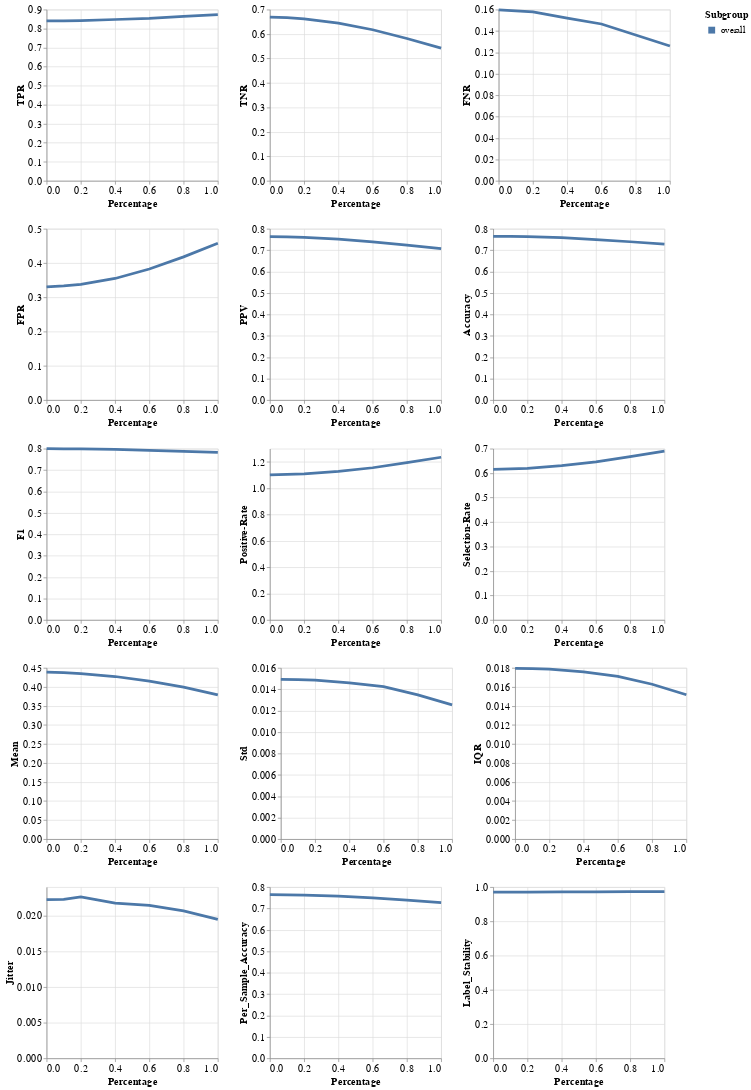

Notebook code cell kept with this figure:
### Code cell
visualizer.create_subgroups_grid_pct_lines_plot(model_name=MODEL_NAMES[1],
                                                target_preprocessing_technique=PREPROCESSING_TECHNIQUES[0],
                                                subgroup_metrics_type='error')

### Figure 1 — Vega-Lite specification as saved in the notebook (floating-point values rounded to 4 significant figures)
{"config": {"view": {"continuousWidth": 400, "continuousHeight": 300}, "axis": {"labelFontSize": 15, "titleFontSize": 15}, "legend": {"labelFontSize": 13, "symbolStrokeWidth": 10, "titleFontSize": 15}}, "vconcat": [{"hconcat": [{"mark": "line", "encoding": {"color": {"field": "Subgroup", "type": "nominal"}, "strokeWidth": {"condition": {"value": 4, "test": "datum.Subgroup == 'overall'"}, "value": 2}, "x": {"field": "Percentage", "type": "quantitative"}, "y": {"field": "Metric_Value", "title": "TPR", "type": "quantitative"}}, "height": 250, "width": 250}, {"data": {"name": "data-9284359a35f2fb48f433fb68daf9fdcd"}, "mark": "line", "encoding": {"color": {"field": "Subgroup", "type": "nominal"}, "strokeWidth": {"condition": {"value": 4, "test": "datum.Subgroup == 'overall'"}, "value": 2}, "x": {"field": "Percentage", "type": "quantitative"}, "y": {"field": "Metric_Value", "title": "TNR", "type": "quantitative"}}, "height": 250, "width": 250}, {"data": {"name": "data-f4c507d8af82b0ff730191eebff96454"}, "mark": "line", "encoding": {"color": {"field": "Subgroup", "type": "nominal"}, "strokeWidth": {"condition": {"value": 4, "test": "datum.Subgroup == 'overall'"}, "value": 2}, "x": {"field": "Percentage", "type": "quantitative"}, "y": {"field": "Metric_Value", "title": "FNR", "type": "quantitative"}}, "height": 250, "width": 250}]}, {"hconcat": [{"mark": "line", "encoding": {"color": {"field": "Subgroup", "type": "nominal"}, "strokeWidth": {"condition": {"value": 4, "test": "datum.Subgroup == 'overall'"}, "value": 2}, "x": {"field": "Percentage", "type": "quantitative"}, "y": {"field": "Metric_Value", "title": "FPR", "type": "quantitative"}}, "height": 250, "width": 250}, {"data": {"name": "data-fb48fd3cb4beb342aa151536b7289b82"}, "mark": "line", "encoding": {"color": {"field": "Subgroup", "type": "nominal"}, "strokeWidth": {"condition": {"value": 4, "test": "datum.Subgroup == 'overall'"}, "value": 2}, "x": {"field": "Percentage", "type": "quantitative"}, "y": {"field": "Metric_Value", "title": "PPV", "type": "quantitative"}}, "height": 250, "width": 250}, {"data": {"name": "data-7bd96ea608a9920a8bdc4df16f1d74ab"}, "mark": "line", "encoding": {"color": {"field": "Subgroup", "type": "nominal"}, "strokeWidth": {"condition": {"value": 4, "test": "datum.Subgroup == 'overall'"}, "value": 2}, "x": {"field": "Percentage", "type": "quantitative"}, "y": {"field": "Metric_Value", "title": "Accuracy", "type": "quantitative"}}, "height": 250, "width": 250}], "data": {"name": "data-3ca8fe50c2be0c9bb64411093f877562"}}, {"hconcat": [{"mark": "line", "encoding": {"color": {"field": "Subgroup", "type": "nominal"}, "strokeWidth": {"condition": {"value": 4, "test": "datum.Subgroup == 'overall'"}, "value": 2}, "x": {"field": "Percentage", "type": "quantitative"}, "y": {"field": "Metric_Value", "title": "F1", "type": "quantitative"}}, "height": 250, "width": 250}, {"data": {"name": "data-94fe5d953c61ba93a29def0c9f76e2ae"}, "mark": "line", "encoding": {"color": {"field": "Subgroup", "type": "nominal"}, "strokeWidth": {"condition": {"value": 4, "test": "datum.Subgroup == 'overall'"}, "value": 2}, "x": {"field": "Percentage", "type": "quantitative"}, "y": {"field": "Metric_Value", "title": "Positive-Rate", "type": "quantitative"}}, "height": 250, "width": 250}, {"data": {"name": "data-96e925b601effafb91ae0b27cb16cec2"}, "mark": "line", "encoding": {"color": {"field": "Subgroup", "type": "nominal"}, "strokeWidth": {"condition": {"value": 4, "test": "datum.Subgroup == 'overall'"}, "value": 2}, "x": {"field": "Percentage", "type": "quantitative"}, "y": {"field": "Metric_Value", "title": "Selection-Rate", "type": "quantitative"}}, "height": 250, "width": 250}], "data": {"name": "data-f3c0d78d38401bcd5a1690fbd53242dc"}}, {"hconcat": [{"mark": "line", "encoding": {"color": {"field": "Subgroup", "type": "nominal"}, "strokeWidth": {"condition": {"value": 4, "test": "datum.Subgroup == 'overall'"}, "value": 2}, "x": {"field": "Percentage", "type": "quantitative"}, "y": {"field": "Metric_Value", "title": "Mean", "type": "quantitative"}}, "height": 250, "width": 250}, {"data": {"name": "data-5a67eb5f24a3039bc64b5b8d9eac2413"}, "mark": "line", "encoding": {"color": {"field": "Subgroup", "type": "nominal"}, "strokeWidth": {"condition": {"value": 4, "test": "datum.Subgroup == 'overall'"}, "value": 2}, "x": {"field": "Percentage", "type": "quantitative"}, "y": {"field": "Metric_Value", "title": "Std", "type": "quantitative"}}, "height": 250, "width": 250}, {"data": {"name": "data-3a933af29b6a929530c17e8b2e44fc81"}, "mark": "line", "encoding": {"color": {"field": "Subgroup", "type": "nominal"}, "strokeWidth": {"condition": {"value": 4, "test": "datum.Subgroup == 'overall'"}, "value": 2}, "x": {"field": "Percentage", "type": "quantitative"}, "y": {"field": "Metric_Value", "title": "IQR", "type": "quantitative"}}, "height": 250, "width": 250}], "data": {"name": "data-aa6864ed627ae46e98cd3e0419e06e76"}}, {"hconcat": [{"mark": "line", "encoding": {"color": {"field": "Subgroup", "type": "nominal"}, "strokeWidth": {"condition": {"value": 4, "test": "datum.Subgroup == 'overall'"}, "value": 2}, "x": {"field": "Percentage", "type": "quantitative"}, "y": {"field": "Metric_Value", "title": "Jitter", "type": "quantitative"}}, "height": 250, "width": 250}, {"data": {"name": "data-9692543e2407f37aaf0e71bfd3e73784"}, "mark": "line", "encoding": {"color": {"field": "Subgroup", "type": "nominal"}, "strokeWidth": {"condition": {"value": 4, "test": "datum.Subgroup == 'overall'"}, "value": 2}, "x": {"field": "Percentage", "type": "quantitative"}, "y": {"field": "Metric_Value", "title": "Per_Sample_Accuracy", "type": "quantitative"}}, "height": 250, "width": 250}, {"data": {"name": "data-51ee66fa3c2eebaf1bad63634cc3caab"}, "mark": "line", "encoding": {"color": {"field": "Subgroup", "type": "nominal"}, "strokeWidth": {"condition": {"value": 4, "test": "datum.Subgroup == 'overall'"}, "value": 2}, "x": {"field": "Percentage", "type": "quantitative"}, "y": {"field": "Metric_Value", "title": "Label_Stability", "type": "quantitative"}}, "height": 250, "width": 250}], "data": {"name": "data-b36fcfe6e6d7673675b1d6a54b42a673"}}], "data": {"name": "data-a9e5804b8322de812fd063f1ec936218"}, "$schema": "https://vega.github.io/schema/vega-lite/v4.17.0.json", "datasets": {"data-a9e5804b8322de812fd063f1ec936218": [{"Model_Name": "LogisticRegression", "Test_Set_Index": 0.0, "Metric": "TPR", "Subgroup": "overall", "Num_Estimators": 10.0, "Metric_Value": 0.8403, "Percentage": 0.0}, {"Model_Name": "LogisticRegression", "Test_Set_Index": 1.0, "Metric": "TPR", "Subgroup": "overall", "Num_Estimators": 10.0, "Metric_Value": 0.8413, "Percentage": 0.1}, {"Model_Name": "LogisticRegression", "Test_Set_Index": 2.0, "Metric": "TPR", "Subgroup": "overall", "Num_Estimators": 10.0, "Metric_Value": 0.8422, "Percentage": 0.2}, {"Model_Name": "LogisticRegression", "Test_Set_Index": 3.0, "Metric": "TPR", "Subgroup": "overall", "Num_Estimators": 10.0, "Metric_Value": 0.8479, "Percentage": 0.4}, {"Model_Name": "LogisticRegression", "Test_Set_Index": 4.0, "Metric": "TPR", "Subgroup": "overall", "Num_Estimators": 10.0, "Metric_Value": 0.8535, "Percentage": 0.6}, {"Model_Name": "LogisticRegression", "Test_Set_Index": 5.0, "Metric": "TPR", "Subgroup": "overall", "Num_Estimators": 10.0, "Metric_Value": 0.8637, "Percentage": 0.8}, {"Model_Name": "LogisticRegression", "Test_Set_Index": 6.0, "Metric": "TPR", "Subgroup": "overall", "Num_Estimators": 10.0, "Metric_Value": 0.8741, "Percentage": 1.0}], "data-9284359a35f2fb48f433fb68daf9fdcd": [{"Model_Name": "LogisticRegression", "Test_Set_Index": 0.0, "Metric": "TNR", "Subgroup": "overall", "Num_Estimators": 10.0, "Metric_Value": 0.6693, "Percentage": 0.0}, {"Model_Name": "LogisticRegression", "Test_Set_Index": 1.0, "Metric": "TNR", "Subgroup": "overall", "Num_Estimators": 10.0, "Metric_Value": 0.6668, "Percentage": 0.1}, {"Model_Name": "LogisticRegression", "Test_Set_Index": 2.0, "Metric": "TNR", "Subgroup": "overall", "Num_Estimators": 10.0, "Metric_Value": 0.6624, "Percentage": 0.2}, {"Model_Name": "LogisticRegression", "Test_Set_Index": 3.0, "Metric": "TNR", "Subgroup": "overall", "Num_Estimators": 10.0, "Metric_Value": 0.645, "Percentage": 0.4}, {"Model_Name": "LogisticRegression", "Test_Set_Index": 4.0, "Metric": "TNR", "Subgroup": "overall", "Num_Estimators": 10.0, "Metric_Value": 0.6175, "Percentage": 0.6}, {"Model_Name": "LogisticRegression", "Test_Set_Index": 5.0, "Metric": "TNR", "Subgroup": "overall", "Num_Estimators": 10.0, "Metric_Value": 0.5819, "Percentage": 0.8}, {"Model_Name": "LogisticRegression", "Test_Set_Index": 6.0, "Metric": "TNR", "Subgroup": "overall", "Num_Estimators": 10.0, "Metric_Value": 0.5425, "Percentage": 1.0}], "data-f4c507d8af82b0ff730191eebff96454": [{"Model_Name": "LogisticRegression", "Test_Set_Index": 0.0, "Metric": "FNR", "Subgroup": "overall", "Num_Estimators": 10.0, "Metric_Value": 0.1597, "Percentage": 0.0}, {"Model_Name": "LogisticRegression", "Test_Set_Index": 1.0, "Metric": "FNR", "Subgroup": "overall", "Num_Estimators": 10.0, "Metric_Value": 0.1587, "Percentage": 0.1}, {"Model_Name": "LogisticRegression", "Test_Set_Index": 2.0, "Metric": "FNR", "Subgroup": "overall", "Num_Estimators": 10.0, "Metric_Value": 0.1578, "Percentage": 0.2}, {"Model_Name": "LogisticRegression", "Test_Set_Index": 3.0, "Metric": "FNR", "Subgroup": "overall", "Num_Estimators": 10.0, "Metric_Value": 0.1521, "Percentage": 0.4}, {"Model_Name": "LogisticRegression", "Test_Set_Index": 4.0, "Metric": "FNR", "Subgroup": "overall", "Num_Estimators": 10.0, "Metric_Value": 0.1465, "Percentage": 0.6}, {"Model_Name": "LogisticRegression", "Test_Set_Index": 5.0, "Metric": "FNR", "Subgroup": "overall", "Num_Estimators": 10.0, "Metric_Value": 0.1363, "Percentage": 0.8}, {"Model_Name": "LogisticRegression", "Test_Set_Index": 6.0, "Metric": "FNR", "Subgroup": "overall", "Num_Estimators": 10.0, "Metric_Value": 0.1259, "Percentage": 1.0}], "data-3ca8fe50c2be0c9bb64411093f877562": [{"Model_Name": "LogisticRegression", "Test_Set_Index": 0.0, "Metric": "FPR", "Subgroup": "overall", "Num_Estimators": 10.0, "Metric_Value": 0.3307, "Percentage": 0.0}, {"Model_Name": "LogisticRegression", "Test_Set_Index": 1.0, "Metric": "FPR", "Subgroup": "overall", "Num_Estimators": 10.0, "Metric_Value": 0.3332, "Percentage": 0.1}, {"Model_Name": "LogisticRegression", "Test_Set_Index": 2.0, "Metric": "FPR", "Subgroup": "overall", "Num_Estimators": 10.0, "Metric_Value": 0.3376, "Percentage": 0.2}, {"Model_Name": "LogisticRegression", "Test_Set_Index": 3.0, "Metric": "FPR", "Subgroup": "overall", "Num_Estimators": 10.0, "Metric_Value": 0.355, "Percentage": 0.4}, {"Model_Name": "LogisticRegression", "Test_Set_Index": 4.0, "Metric": "FPR", "Subgroup": "overall", "Num_Estimators": 10.0, "Metric_Value": 0.3825, "Percentage": 0.6}, {"Model_Name": "LogisticRegression", "Test_Set_Index": 5.0, "Metric": "FPR", "Subgroup": "overall", "Num_Estimators": 10.0, "Metric_Value": 0.4181, "Percentage": 0.8}, {"Model_Name": "LogisticRegression", "Test_Set_Index": 6.0, "Metric": "FPR", "Subgroup": "overall", "Num_Estimators": 10.0, "Metric_Value": 0.4575, "Percentage": 1.0}], "data-fb48fd3cb4beb342aa151536b7289b82": [{"Model_Name": "LogisticRegression", "Test_Set_Index": 0.0, "Metric": "PPV", "Subgroup": "overall", "Num_Estimators": 10.0, "Metric_Value": 0.763, "Percentage": 0.0}, {"Model_Name": "LogisticRegression", "Test_Set_Index": 1.0, "Metric": "PPV", "Subgroup": "overall", "Num_Estimators": 10.0, "Metric_Value": 0.7619, "Percentage": 0.1}, {"Model_Name": "LogisticRegression", "Test_Set_Index": 2.0, "Metric": "PPV", "Subgroup": "overall", "Num_Estimators": 10.0, "Metric_Value": 0.7597, "Percentage": 0.2}, {"Model_Name": "LogisticRegression", "Test_Set_Index": 3.0, "Metric": "PPV", "Subgroup": "overall", "Num_Estimators": 10.0, "Metric_Value": 0.7517, "Percentage": 0.4}, {"Model_Name": "LogisticRegression", "Test_Set_Index": 4.0, "Metric": "PPV", "Subgroup": "overall", "Num_Estimators": 10.0, "Metric_Value": 0.7388, "Percentage": 0.6}, {"Model_Name": "LogisticRegression", "Test_Set_Index": 5.0, "Metric": "PPV", "Subgroup": "overall", "Num_Estimators": 10.0, "Metric_Value": 0.7237, "Percentage": 0.8}, {"Model_Name": "LogisticRegression", "Test_Set_Index": 6.0, "Metric": "PPV", "Subgroup": "overall", "Num_Estimators": 10.0, "Metric_Value": 0.7078, "Percentage": 1.0}], "data-7bd96ea608a9920a8bdc4df16f1d74ab": [{"Model_Name": "LogisticRegression", "Test_Set_Index": 0.0, "Metric": "Accuracy", "Subgroup": "overall", "Num_Estimators": 10.0, "Metric_Value": 0.7649, "Percentage": 0.0}, {"Model_Name": "LogisticRegression", "Test_Set_Index": 1.0, "Metric": "Accuracy", "Subgroup": "overall", "Num_Estimators": 10.0, "Metric_Value": 0.7643, "Percentage": 0.1}, {"Model_Name": "LogisticRegression", "Test_Set_Index": 2.0, "Metric": "Accuracy", "Subgroup": "overall", "Num_Estimators": 10.0, "Metric_Value": 0.7629, "Percentage": 0.2}, {"Model_Name": "LogisticRegression", "Test_Set_Index": 3.0, "Metric": "Accuracy", "Subgroup": "overall", "Num_Estimators": 10.0, "Metric_Value": 0.7584, "Percentage": 0.4}, {"Model_Name": "LogisticRegression", "Test_Set_Index": 4.0, "Metric": "Accuracy", "Subgroup": "overall", "Num_Estimators": 10.0, "Metric_Value": 0.7494, "Percentage": 0.6}, {"Model_Name": "LogisticRegression", "Test_Set_Index": 5.0, "Metric": "Accuracy", "Subgroup": "overall", "Num_Estimators": 10.0, "Metric_Value": 0.7394, "Percentage": 0.8}, {"Model_Name": "LogisticRegression", "Test_Set_Index": 6.0, "Metric": "Accuracy", "Subgroup": "overall", "Num_Estimators": 10.0, "Metric_Value": 0.7278, "Percentage": 1.0}], "data-f3c0d78d38401bcd5a1690fbd53242dc": [{"Model_Name": "LogisticRegression", "Test_Set_Index": 0.0, "Metric": "F1", "Subgroup": "overall", "Num_Estimators": 10.0, "Metric_Value": 0.7998, "Percentage": 0.0}, {"Model_Name": "LogisticRegression", "Test_Set_Index": 1.0, "Metric": "F1", "Subgroup": "overall", "Num_Estimators": 10.0, "Metric_Value": 0.7996, "Percentage": 0.1}, {"Model_Name": "LogisticRegression", "Test_Set_Index": 2.0, "Metric": "F1", "Subgroup": "overall", "Num_Estimators": 10.0, "Metric_Value": 0.7988, "Percentage": 0.2}, {"Model_Name": "LogisticRegression", "Test_Set_Index": 3.0, "Metric": "F1", "Subgroup": "overall", "Num_Estimators": 10.0, "Metric_Value": 0.7969, "Percentage": 0.4}, {"Model_Name": "LogisticRegression", "Test_Set_Index": 4.0, "Metric": "F1", "Subgroup": "overall", "Num_Estimators": 10.0, "Metric_Value": 0.792, "Percentage": 0.6}, {"Model_Name": "LogisticRegression", "Test_Set_Index": 5.0, "Metric": "F1", "Subgroup": "overall", "Num_Estimators": 10.0, "Metric_Value": 0.7875, "Percentage": 0.8}, {"Model_Name": "LogisticRegression", "Test_Set_Index": 6.0, "Metric": "F1", "Subgroup": "overall", "Num_Estimators": 10.0, "Metric_Value": 0.7822, "Percentage": 1.0}], "data-94fe5d953c61ba93a29def0c9f76e2ae": [{"Model_Name": "LogisticRegression", "Test_Set_Index": 0.0, "Metric": "Positive-Rate", "Subgroup": "overall", "Num_Estimators": 10.0, "Metric_Value": 1.101, "Percentage": 0.0}, {"Model_Name": "LogisticRegression", "Test_Set_Index": 1.0, "Metric": "Positive-Rate", "Subgroup": "overall", "Num_Estimators": 10.0, "Metric_Value": 1.104, "Percentage": 0.1}, {"Model_Name": "LogisticRegression", "Test_Set_Index": 2.0, "Metric": "Positive-Rate", "Subgroup": "overall", "Num_Estimators": 10.0, "Metric_Value": 1.108, "Percentage": 0.2}, {"Model_Name": "LogisticRegression", "Test_Set_Index": 3.0, "Metric": "Positive-Rate", "Subgroup": "overall", "Num_Estimators": 10.0, "Metric_Value": 1.128, "Percentage": 0.4}, {"Model_Name": "LogisticRegression", "Test_Set_Index": 4.0, "Metric": "Positive-Rate", "Subgroup": "overall", "Num_Estimators": 10.0, "Metric_Value": 1.155, "Percentage": 0.6}, {"Model_Name": "LogisticRegression", "Test_Set_Index": 5.0, "Metric": "Positive-Rate", "Subgroup": "overall", "Num_Estimators": 10.0, "Metric_Value": 1.194, "Percentage": 0.8}, {"Model_Name": "LogisticRegression", "Test_Set_Index": 6.0, "Metric": "Positive-Rate", "Subgroup": "overall", "Num_Estimators": 10.0, "Metric_Value": 1.235, "Percentage": 1.0}], "data-96e925b601effafb91ae0b27cb16cec2": [{"Model_Name": "LogisticRegression", "Test_Set_Index": 0.0, "Metric": "Selection-Rate", "Subgroup": "overall", "Num_Estimators": 10.0, "Metric_Value": 0.6156, "Percentage": 0.0}, {"Model_Name": "LogisticRegression", "Test_Set_Index": 1.0, "Metric": "Selection-Rate", "Subgroup": "overall", "Num_Estimators": 10.0, "Metric_Value": 0.6172, "Percentage": 0.1}, {"Model_Name": "LogisticRegression", "Test_Set_Index": 2.0, "Metric": "Selection-Rate", "Subgroup": "overall", "Num_Estimators": 10.0, "Metric_Value": 0.6196, "Percentage": 0.2}, {"Model_Name": "LogisticRegression", "Test_Set_Index": 3.0, "Metric": "Selection-Rate", "Subgroup": "overall", "Num_Estimators": 10.0, "Metric_Value": 0.6305, "Percentage": 0.4}, {"Model_Name": "LogisticRegression", "Test_Set_Index": 4.0, "Metric": "Selection-Rate", "Subgroup": "overall", "Num_Estimators": 10.0, "Metric_Value": 0.6457, "Percentage": 0.6}, {"Model_Name": "LogisticRegression", "Test_Set_Index": 5.0, "Metric": "Selection-Rate", "Subgroup": "overall", "Num_Estimators": 10.0, "Metric_Value": 0.6672, "Percentage": 0.8}, {"Model_Name": "LogisticRegression", "Test_Set_Index": 6.0, "Metric": "Selection-Rate", "Subgroup": "overall", "Num_Estimators": 10.0, "Metric_Value": 0.6904, "Percentage": 1.0}], "data-aa6864ed627ae46e98cd3e0419e06e76": [{"Model_Name": "LogisticRegression", "Test_Set_Index": 0.0, "Metric": "Mean", "Subgroup": "overall", "Num_Estimators": 10.0, "Metric_Value": 0.4391, "Percentage": 0.0}, {"Model_Name": "LogisticRegression", "Test_Set_Index": 1.0, "Metric": "Mean", "Subgroup": "overall", "Num_Estimators": 10.0, "Metric_Value": 0.4377, "Percentage": 0.1}, {"Model_Name": "LogisticRegression", "Test_Set_Index": 2.0, "Metric": "Mean", "Subgroup": "overall", "Num_Estimators": 10.0, "Metric_Value": 0.435, "Percentage": 0.2}, {"Model_Name": "LogisticRegression", "Test_Set_Index": 3.0, "Metric": "Mean", "Subgroup": "overall", "Num_Estimators": 10.0, "Metric_Value": 0.4273, "Percentage": 0.4}, {"Model_Name": "LogisticRegression", "Test_Set_Index": 4.0, "Metric": "Mean", "Subgroup": "overall", "Num_Estimators": 10.0, "Metric_Value": 0.4153, "Percentage": 0.6}, {"Model_Name": "LogisticRegression", "Test_Set_Index": 5.0, "Metric": "Mean", "Subgroup": "overall", "Num_Estimators": 10.0, "Metric_Value": 0.3992, "Percentage": 0.8}, {"Model_Name": "LogisticRegression", "Test_Set_Index": 6.0, "Metric": "Mean", "Subgroup": "overall", "Num_Estimators": 10.0, "Metric_Value": 0.3789, "Percentage": 1.0}], "data-5a67eb5f24a3039bc64b5b8d9eac2413": [{"Model_Name": "LogisticRegression", "Test_Set_Index": 0.0, "Metric": "Std", "Subgroup": "overall", "Num_Estimators": 10.0, "Metric_Value": 0.01492, "Percentage": 0.0}, {"Model_Name": "LogisticRegression", "Test_Set_Index": 1.0, "Metric": "Std", "Subgroup": "overall", "Num_Estimators": 10.0, "Metric_Value": 0.01489, "Percentage": 0.1}, {"Model_Name": "LogisticRegression", "Test_Set_Index": 2.0, "Metric": "Std", "Subgroup": "overall", "Num_Estimators": 10.0, "Metric_Value": 0.01486, "Percentage": 0.2}, {"Model_Name": "LogisticRegression", "Test_Set_Index": 3.0, "Metric": "Std", "Subgroup": "overall", "Num_Estimators": 10.0, "Metric_Value": 0.01461, "Percentage": 0.4}, {"Model_Name": "LogisticRegression", "Test_Set_Index": 4.0, "Metric": "Std", "Subgroup": "overall", "Num_Estimators": 10.0, "Metric_Value": 0.01425, "Percentage": 0.6}, {"Model_Name": "LogisticRegression", "Test_Set_Index": 5.0, "Metric": "Std", "Subgroup": "overall", "Num_Estimators": 10.0, "Metric_Value": 0.01348, "Percentage": 0.8}, {"Model_Name": "LogisticRegression", "Test_Set_Index": 6.0, "Metric": "Std", "Subgroup": "overall", "Num_Estimators": 10.0, "Metric_Value": 0.01255, "Percentage": 1.0}], "data-3a933af29b6a929530c17e8b2e44fc81": [{"Model_Name": "LogisticRegression", "Test_Set_Index": 0.0, "Metric": "IQR", "Subgroup": "overall", "Num_Estimators": 10.0, "Metric_Value": 0.01796, "Percentage": 0.0}, {"Model_Name": "LogisticRegression", "Test_Set_Index": 1.0, "Metric": "IQR", "Subgroup": "overall", "Num_Estimators": 10.0, "Metric_Value": 0.01792, "Percentage": 0.1}, {"Model_Name": "LogisticRegression", "Test_Set_Index": 2.0, "Metric": "IQR", "Subgroup": "overall", "Num_Estimators": 10.0, "Metric_Value": 0.01787, "Percentage": 0.2}, {"Model_Name": "LogisticRegression", "Test_Set_Index": 3.0, "Metric": "IQR", "Subgroup": "overall", "Num_Estimators": 10.0, "Metric_Value": 0.01757, "Percentage": 0.4}, {"Model_Name": "LogisticRegression", "Test_Set_Index": 4.0, "Metric": "IQR", "Subgroup": "overall", "Num_Estimators": 10.0, "Metric_Value": 0.01711, "Percentage": 0.6}, {"Model_Name": "LogisticRegression", "Test_Set_Index": 5.0, "Metric": "IQR", "Subgroup": "overall", "Num_Estimators": 10.0, "Metric_Value": 0.01628, "Percentage": 0.8}, {"Model_Name": "LogisticRegression", "Test_Set_Index": 6.0, "Metric": "IQR", "Subgroup": "overall", "Num_Estimators": 10.0, "Metric_Value": 0.01518, "Percentage": 1.0}], "data-b36fcfe6e6d7673675b1d6a54b42a673": [{"Model_Name": "LogisticRegression", "Test_Set_Index": 0.0, "Metric": "Jitter", "Subgroup": "overall", "Num_Estimators": 10.0, "Metric_Value": 0.02223, "Percentage": 0.0}, {"Model_Name": "LogisticRegression", "Test_Set_Index": 1.0, "Metric": "Jitter", "Subgroup": "overall", "Num_Estimators": 10.0, "Metric_Value": 0.02227, "Percentage": 0.1}, {"Model_Name": "LogisticRegression", "Test_Set_Index": 2.0, "Metric": "Jitter", "Subgroup": "overall", "Num_Estimators": 10.0, "Metric_Value": 0.02264, "Percentage": 0.2}, {"Model_Name": "LogisticRegression", "Test_Set_Index": 3.0, "Metric": "Jitter", "Subgroup": "overall", "Num_Estimators": 10.0, "Metric_Value": 0.02175, "Percentage": 0.4}, {"Model_Name": "LogisticRegression", "Test_Set_Index": 4.0, "Metric": "Jitter", "Subgroup": "overall", "Num_Estimators": 10.0, "Metric_Value": 0.02142, "Percentage": 0.6}, {"Model_Name": "LogisticRegression", "Test_Set_Index": 5.0, "Metric": "Jitter", "Subgroup": "overall", "Num_Estimators": 10.0, "Metric_Value": 0.02066, "Percentage": 0.8}, {"Model_Name": "LogisticRegression", "Test_Set_Index": 6.0, "Metric": "Jitter", "Subgroup": "overall", "Num_Estimators": 10.0, "Metric_Value": 0.01947, "Percentage": 1.0}], "data-9692543e2407f37aaf0e71bfd3e73784": [{"Model_Name": "LogisticRegression", "Test_Set_Index": 0.0, "Metric": "Per_Sample_Accuracy", "Subgroup": "overall", "Num_Estimators": 10.0, "Metric_Value": 0.7645, "Percentage": 0.0}, {"Model_Name": "LogisticRegression", "Test_Set_Index": 1.0, "Metric": "Per_Sample_Accuracy", "Subgroup": "overall", "Num_Estimators": 10.0, "Metric_Value": 0.764, "Percentage": 0.1}, {"Model_Name": "LogisticRegression", "Test_Set_Index": 2.0, "Metric": "Per_Sample_Accuracy", "Subgroup": "overall", "Num_Estimators": 10.0, "Metric_Value": 0.7626, "Percentage": 0.2}, {"Model_Name": "LogisticRegression", "Test_Set_Index": 3.0, "Metric": "Per_Sample_Accuracy", "Subgroup": "overall", "Num_Estimators": 10.0, "Metric_Value": 0.758, "Percentage": 0.4}, {"Model_Name": "LogisticRegression", "Test_Set_Index": 4.0, "Metric": "Per_Sample_Accuracy", "Subgroup": "overall", "Num_Estimators": 10.0, "Metric_Value": 0.7497, "Percentage": 0.6}, {"Model_Name": "LogisticRegression", "Test_Set_Index": 5.0, "Metric": "Per_Sample_Accuracy", "Subgroup": "overall", "Num_Estimators": 10.0, "Metric_Value": 0.7394, "Percentage": 0.8}, {"Model_Name": "LogisticRegression", "Test_Set_Index": 6.0, "Metric": "Per_Sample_Accuracy", "Subgroup": "overall", "Num_Estimators": 10.0, "Metric_Value": 0.7278, "Percentage": 1.0}], "data-51ee66fa3c2eebaf1bad63634cc3caab": [{"Model_Name": "LogisticRegression", "Test_Set_Index": 0.0, "Metric": "Label_Stability", "Subgroup": "overall", "Num_Estimators": 10.0, "Metric_Value": 0.9711, "Percentage": 0.0}, {"Model_Name": "LogisticRegression", "Test_Set_Index": 1.0, "Metric": "Label_Stability", "Subgroup": "overall", "Num_Estimators": 10.0, "Metric_Value": 0.971, "Percentage": 0.1}, {"Model_Name": "LogisticRegression", "Test_Set_Index": 2.0, "Metric": "Label_Stability", "Subgroup": "overall", "Num_Estimators": 10.0, "Metric_Value": 0.9704, "Percentage": 0.2}, {"Model_Name": "LogisticRegression", "Test_Set_Index": 3.0, "Metric": "Label_Stability", "Subgroup": "overall", "Num_Estimators": 10.0, "Metric_Value": 0.9714, "Percentage": 0.4}, {"Model_Name": "LogisticRegression", "Test_Set_Index": 4.0, "Metric": "Label_Stability", "Subgroup": "overall", "Num_Estimators": 10.0, "Metric_Value": 0.9719, "Percentage": 0.6}, {"Model_Name": "LogisticRegression", "Test_Set_Index": 5.0, "Metric": "Label_Stability", "Subgroup": "overall", "Num_Estimators": 10.0, "Metric_Value": 0.9729, "Percentage": 0.8}, {"Model_Name": "LogisticRegression", "Test_Set_Index": 6.0, "Metric": "Label_Stability", "Subgroup": "overall", "Num_Estimators": 10.0, "Metric_Value": 0.9741, "Percentage": 1.0}]}}
